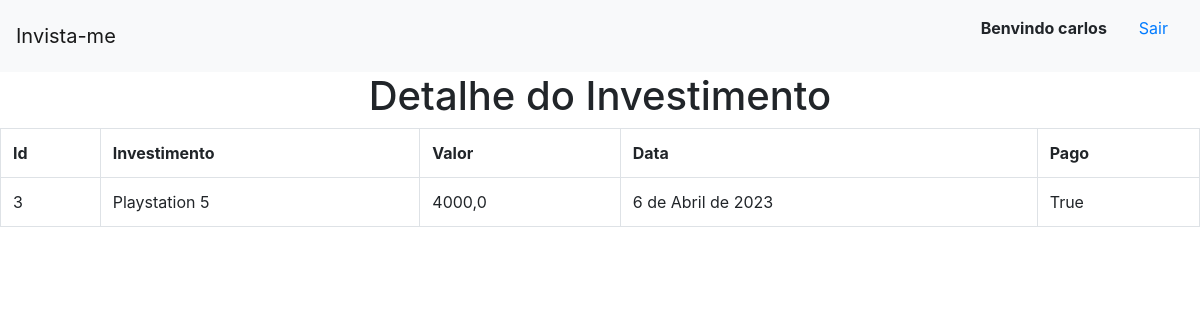
The page //3 (signed in) on the database its author committed.
### invista_me/models.py (models this page shows)
class Investimento(models.Model):
    investimento = models.TextField(max_length=255)
    valor = models.FloatField()
    pago = models.BooleanField()
    data = models.DateField(default=datetime.now)

### invista_me/views.py (the view)
# urls.py: path('/<int:id_investimento>',views.detalhe, name = 'detalhe')
def detalhe(request,id_investimento):
    dados = {
        'dados' : Investimento.objects.get(pk=id_investimento)
    }
    return render(request,'investimentos/detalhe.html',dados)

### invista_me/templates/investimentos/detalhe.html (shortened to what this page needs)
{% extends 'investimentos/base.html' %}
{% block conteudo %}
<h1 style="text-align: center">Detalhe do Investimento</h1>
<table class="table table-hover table-bordered">
    <tr>
        <th>Id</th>
        <th>Investimento</th>
        <th>Valor</th>
        <th>Data</th>
        <th>Pago</th>
    </tr>
    <tr>
        <td>{{dados.id}}</td>
        <td>{{dados.investimento}}</td>
        <td>{{dados.valor}}</td>
        <td>{{dados.data}}</td>
        <td>{{dados.pago}}</td>
    </tr>
</table>
{% endblock %}

### invista_me/templates/investimentos/base.html (shortened to what this page needs)
<!doctype html>
<html lang="en">
  <head>
    <link rel="stylesheet" href="https://cdn.jsdelivr.net/npm/bootstrap@4.6.2/dist/css/bootstrap.min.css">
  </head>
  <body>
    <nav class="navbar navbar-light bg-light">
        <a class="navbar-brand" href="{% url 'investimentos' %}">Invista-me</a>
        <ul style="list-style: none;">
          {% if user.is_authenticated %}
          <li style="float:left">
            <strong class="nav-item nav-link">Benvindo {{user.get_username}}</strong>
          </li>
          <li style="float:left">
            <a class="nav-item nav-link" href="{% url 'logout' %}">Sair</a>
          </li>
          {% endif %}
        </ul>
    </nav>
    {% block conteudo %}
    {% endblock %}
  </body>
</html>

### rows shown on the page
Investimento: id "3", investimento "Playstation 5", valor "4000,0", data "6 de Abril de 2023", pago "True"

### other values the page prints
{{ user.get_username }} "carlos"
